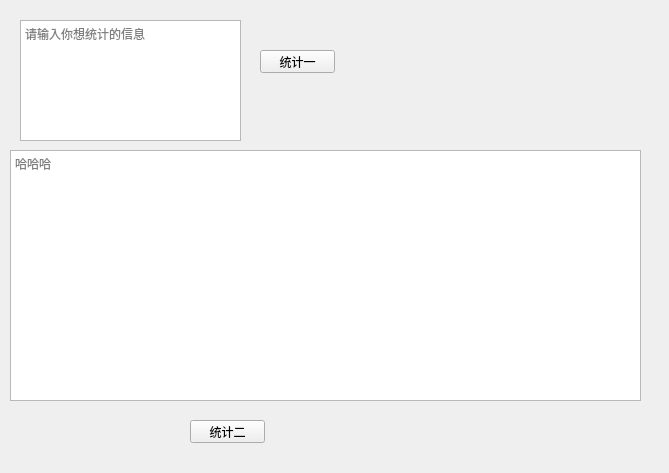
<?xml version="1.0" encoding="UTF-8"?>
<ui version="4.0">
 <class>widget</class>
 <widget class="QWidget" name="widget">
  <property name="geometry">
   <rect>
    <x>0</x>
    <y>0</y>
    <width>669</width>
    <height>473</height>
   </rect>
  </property>
  <property name="windowTitle">
   <string>统计集成</string>
  </property>
  <widget class="QTextEdit" name="textEdit">
   <property name="geometry">
    <rect>
     <x>20</x>
     <y>20</y>
     <width>221</width>
     <height>121</height>
    </rect>
   </property>
   <property name="placeholderText">
    <string>请输入你想统计的信息</string>
   </property>
  </widget>
  <widget class="QPushButton" name="pushButton">
   <property name="geometry">
    <rect>
     <x>260</x>
     <y>50</y>
     <width>75</width>
     <height>23</height>
    </rect>
   </property>
   <property name="text">
    <string>统计一</string>
   </property>
  </widget>
  <widget class="QTextEdit" name="textEdit_2">
   <property name="geometry">
    <rect>
     <x>10</x>
     <y>150</y>
     <width>631</width>
     <height>251</height>
    </rect>
   </property>
   <property name="placeholderText">
    <string>哈哈哈</string>
   </property>
  </widget>
  <widget class="QPushButton" name="pushButton_2">
   <property name="geometry">
    <rect>
     <x>190</x>
     <y>420</y>
     <width>75</width>
     <height>23</height>
    </rect>
   </property>
   <property name="text">
    <string>统计二</string>
   </property>
  </widget>
 </widget>
 <resources/>
 <connections/>
</ui>
